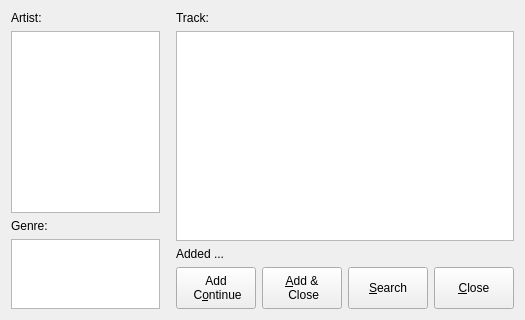
<?xml version="1.0" encoding="UTF-8"?>
<ui version="4.0">
 <class>browseWidget</class>
 <widget class="QWidget" name="browseWidget">
  <property name="geometry">
   <rect>
    <x>0</x>
    <y>0</y>
    <width>525</width>
    <height>320</height>
   </rect>
  </property>
  <property name="windowTitle">
   <string>Form</string>
  </property>
  <layout class="QHBoxLayout" name="horizontalLayout">
   <item>
    <layout class="QVBoxLayout" name="verticalLayout">
     <item>
      <widget class="QLabel" name="label_3">
       <property name="text">
        <string>Artist:</string>
       </property>
       <property name="alignment">
        <set>Qt::AlignBottom|Qt::AlignLeading|Qt::AlignLeft</set>
       </property>
      </widget>
     </item>
     <item>
      <widget class="QListWidget" name="artistList">
       <property name="sizePolicy">
        <sizepolicy hsizetype="Expanding" vsizetype="Expanding">
         <horstretch>0</horstretch>
         <verstretch>3</verstretch>
        </sizepolicy>
       </property>
      </widget>
     </item>
     <item>
      <widget class="QLabel" name="label">
       <property name="text">
        <string>Genre:</string>
       </property>
       <property name="alignment">
        <set>Qt::AlignBottom|Qt::AlignLeading|Qt::AlignLeft</set>
       </property>
      </widget>
     </item>
     <item>
      <widget class="QListWidget" name="genreList">
       <property name="sizePolicy">
        <sizepolicy hsizetype="Expanding" vsizetype="Expanding">
         <horstretch>0</horstretch>
         <verstretch>1</verstretch>
        </sizepolicy>
       </property>
      </widget>
     </item>
    </layout>
   </item>
   <item>
    <spacer name="horizontalSpacer">
     <property name="orientation">
      <enum>Qt::Horizontal</enum>
     </property>
     <property name="sizeType">
      <enum>QSizePolicy::Minimum</enum>
     </property>
     <property name="sizeHint" stdset="0">
      <size>
       <width>10</width>
       <height>20</height>
      </size>
     </property>
    </spacer>
   </item>
   <item>
    <layout class="QVBoxLayout" name="verticalLayout_2" stretch="0,5,0,1">
     <item>
      <widget class="QLabel" name="label_2">
       <property name="text">
        <string>Track:</string>
       </property>
       <property name="alignment">
        <set>Qt::AlignBottom|Qt::AlignLeading|Qt::AlignLeft</set>
       </property>
      </widget>
     </item>
     <item>
      <widget class="QListWidget" name="trackList">
       <property name="sizePolicy">
        <sizepolicy hsizetype="Expanding" vsizetype="Expanding">
         <horstretch>0</horstretch>
         <verstretch>1</verstretch>
        </sizepolicy>
       </property>
      </widget>
     </item>
     <item>
      <widget class="QLabel" name="infoLabel">
       <property name="text">
        <string>Added ...</string>
       </property>
      </widget>
     </item>
     <item>
      <layout class="QHBoxLayout" name="horizontalLayout_2">
       <item>
        <widget class="QPushButton" name="addContBtn">
         <property name="sizePolicy">
          <sizepolicy hsizetype="Minimum" vsizetype="Expanding">
           <horstretch>0</horstretch>
           <verstretch>0</verstretch>
          </sizepolicy>
         </property>
         <property name="text">
          <string>Add &amp;
 C&amp;ontinue</string>
         </property>
        </widget>
       </item>
       <item>
        <widget class="QPushButton" name="addCloseBtn">
         <property name="sizePolicy">
          <sizepolicy hsizetype="Minimum" vsizetype="Expanding">
           <horstretch>0</horstretch>
           <verstretch>0</verstretch>
          </sizepolicy>
         </property>
         <property name="text">
          <string>&amp;Add &amp;&amp;
 Close</string>
         </property>
        </widget>
       </item>
       <item>
        <widget class="QPushButton" name="searchBtn">
         <property name="sizePolicy">
          <sizepolicy hsizetype="Minimum" vsizetype="Expanding">
           <horstretch>0</horstretch>
           <verstretch>0</verstretch>
          </sizepolicy>
         </property>
         <property name="text">
          <string>&amp;Search</string>
         </property>
        </widget>
       </item>
       <item>
        <widget class="QPushButton" name="closeBtn">
         <property name="sizePolicy">
          <sizepolicy hsizetype="Minimum" vsizetype="Expanding">
           <horstretch>0</horstretch>
           <verstretch>0</verstretch>
          </sizepolicy>
         </property>
         <property name="text">
          <string>&amp;Close</string>
         </property>
        </widget>
       </item>
      </layout>
     </item>
    </layout>
   </item>
  </layout>
 </widget>
 <resources/>
 <connections>
  <connection>
   <sender>closeBtn</sender>
   <signal>clicked()</signal>
   <receiver>browseWidget</receiver>
   <slot>cancel()</slot>
   <hints>
    <hint type="sourcelabel">
     <x>469</x>
     <y>276</y>
    </hint>
    <hint type="destinationlabel">
     <x>493</x>
     <y>314</y>
    </hint>
   </hints>
  </connection>
  <connection>
   <sender>searchBtn</sender>
   <signal>clicked()</signal>
   <receiver>browseWidget</receiver>
   <slot>switchToSearch()</slot>
   <hints>
    <hint type="sourcelabel">
     <x>403</x>
     <y>281</y>
    </hint>
    <hint type="destinationlabel">
     <x>426</x>
     <y>317</y>
    </hint>
   </hints>
  </connection>
  <connection>
   <sender>addCloseBtn</sender>
   <signal>clicked()</signal>
   <receiver>browseWidget</receiver>
   <slot>addClose()</slot>
   <hints>
    <hint type="sourcelabel">
     <x>317</x>
     <y>291</y>
    </hint>
    <hint type="destinationlabel">
     <x>292</x>
     <y>315</y>
    </hint>
   </hints>
  </connection>
  <connection>
   <sender>addContBtn</sender>
   <signal>clicked()</signal>
   <receiver>browseWidget</receiver>
   <slot>addContinue()</slot>
   <hints>
    <hint type="sourcelabel">
     <x>210</x>
     <y>285</y>
    </hint>
    <hint type="destinationlabel">
     <x>175</x>
     <y>315</y>
    </hint>
   </hints>
  </connection>
 </connections>
 <slots>
  <slot>cancel()</slot>
  <slot>switchToSearch()</slot>
  <slot>addClose()</slot>
  <slot>addContinue()</slot>
 </slots>
</ui>
